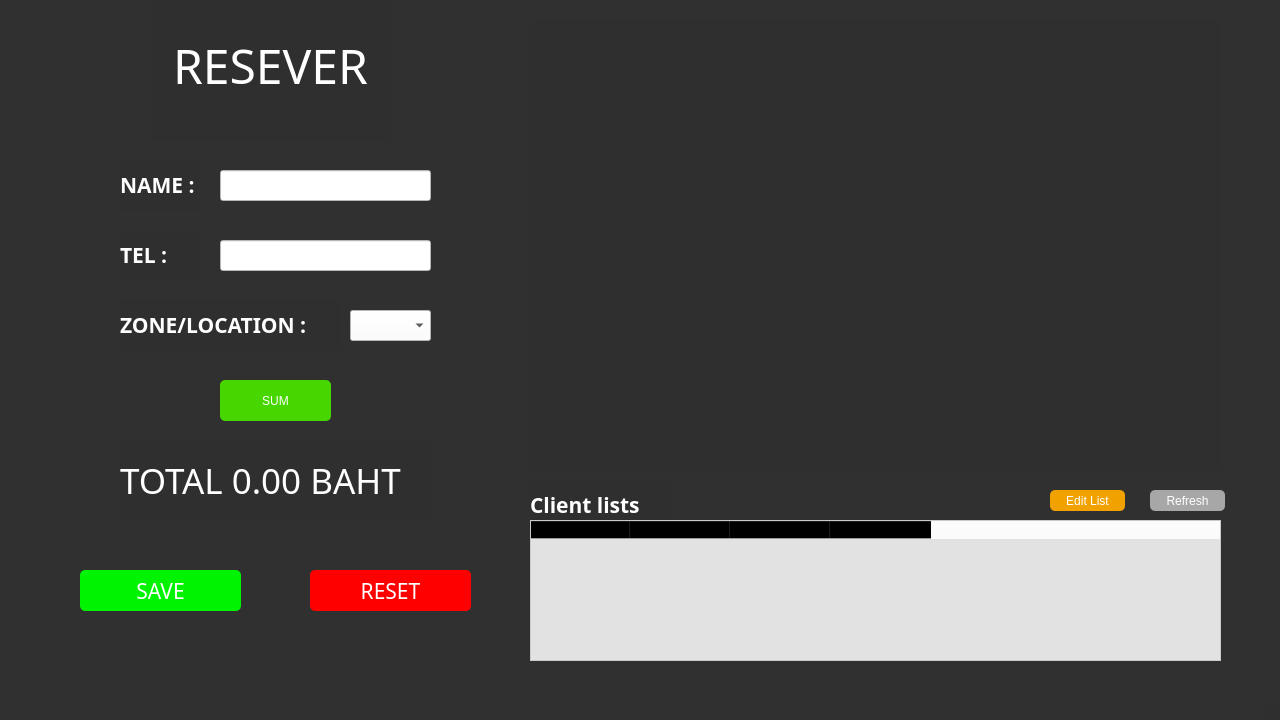
<?xml version="1.0" encoding="UTF-8"?>
<ui version="4.0">
 <class>resever</class>
 <widget class="QMainWindow" name="resever">
  <property name="windowModality">
   <enum>Qt::NonModal</enum>
  </property>
  <property name="geometry">
   <rect>
    <x>0</x>
    <y>0</y>
    <width>1280</width>
    <height>720</height>
   </rect>
  </property>
  <property name="windowTitle">
   <string>MainWindow</string>
  </property>
  <property name="styleSheet">
   <string notr="true">
background-color: rgba(47, 47, 47, 220);</string>
  </property>
  <property name="toolButtonStyle">
   <enum>Qt::ToolButtonTextUnderIcon</enum>
  </property>
  <property name="documentMode">
   <bool>false</bool>
  </property>
  <widget class="QWidget" name="centralwidget">
   <widget class="QLabel" name="RESEVER">
    <property name="geometry">
     <rect>
      <x>150</x>
      <y>-10</y>
      <width>241</width>
      <height>151</height>
     </rect>
    </property>
    <property name="font">
     <font>
      <family>Mali Medium</family>
      <pointsize>36</pointsize>
     </font>
    </property>
    <property name="styleSheet">
     <string notr="true">color: rgb(255, 255, 255);</string>
    </property>
    <property name="text">
     <string>&lt;html&gt;&lt;head/&gt;&lt;body&gt;&lt;p align=&quot;center&quot;&gt;RESEVER&lt;/p&gt;&lt;/body&gt;&lt;/html&gt;</string>
    </property>
   </widget>
   <widget class="QLabel" name="photo">
    <property name="geometry">
     <rect>
      <x>530</x>
      <y>20</y>
      <width>691</width>
      <height>451</height>
     </rect>
    </property>
    <property name="text">
     <string/>
    </property>
    <property name="pixmap">
     <pixmap>C:/Users/ASUS/OneDrive/เดสก์ท็อป/สไลด์1.PNG</pixmap>
    </property>
    <property name="scaledContents">
     <bool>true</bool>
    </property>
   </widget>
   <widget class="QLabel" name="nameTEXT">
    <property name="geometry">
     <rect>
      <x>120</x>
      <y>160</y>
      <width>81</width>
      <height>51</height>
     </rect>
    </property>
    <property name="font">
     <font>
      <family>Mali Medium</family>
      <pointsize>16</pointsize>
     </font>
    </property>
    <property name="styleSheet">
     <string notr="true">color: rgb(255, 255, 255);</string>
    </property>
    <property name="text">
     <string>&lt;html&gt;&lt;head/&gt;&lt;body&gt;&lt;p&gt;&lt;span style=&quot; font-weight:600;&quot;&gt;NAME : &lt;/span&gt;&lt;/p&gt;&lt;/body&gt;&lt;/html&gt;</string>
    </property>
   </widget>
   <widget class="QLineEdit" name="name">
    <property name="geometry">
     <rect>
      <x>220</x>
      <y>170</y>
      <width>211</width>
      <height>31</height>
     </rect>
    </property>
    <property name="sizePolicy">
     <sizepolicy hsizetype="Expanding" vsizetype="Fixed">
      <horstretch>0</horstretch>
      <verstretch>0</verstretch>
     </sizepolicy>
    </property>
    <property name="contextMenuPolicy">
     <enum>Qt::DefaultContextMenu</enum>
    </property>
    <property name="styleSheet">
     <string notr="true">background-color: rgb(255, 255, 255);</string>
    </property>
    <property name="text">
     <string/>
    </property>
    <property name="cursorMoveStyle">
     <enum>Qt::LogicalMoveStyle</enum>
    </property>
   </widget>
   <widget class="QLabel" name="teltext">
    <property name="geometry">
     <rect>
      <x>120</x>
      <y>230</y>
      <width>81</width>
      <height>51</height>
     </rect>
    </property>
    <property name="font">
     <font>
      <family>Mali Medium</family>
      <pointsize>16</pointsize>
     </font>
    </property>
    <property name="styleSheet">
     <string notr="true">color: rgb(255, 255, 255);</string>
    </property>
    <property name="text">
     <string>&lt;html&gt;&lt;head/&gt;&lt;body&gt;&lt;p&gt;&lt;span style=&quot; font-weight:600;&quot;&gt;TEL : &lt;/span&gt;&lt;/p&gt;&lt;/body&gt;&lt;/html&gt;</string>
    </property>
   </widget>
   <widget class="QLineEdit" name="tel">
    <property name="geometry">
     <rect>
      <x>220</x>
      <y>240</y>
      <width>211</width>
      <height>31</height>
     </rect>
    </property>
    <property name="styleSheet">
     <string notr="true">background-color: rgb(255, 255, 255);</string>
    </property>
   </widget>
   <widget class="QLabel" name="locationtext">
    <property name="geometry">
     <rect>
      <x>120</x>
      <y>300</y>
      <width>221</width>
      <height>51</height>
     </rect>
    </property>
    <property name="font">
     <font>
      <family>Mali Medium</family>
      <pointsize>16</pointsize>
     </font>
    </property>
    <property name="styleSheet">
     <string notr="true">color: rgb(255, 255, 255);</string>
    </property>
    <property name="text">
     <string>&lt;html&gt;&lt;head/&gt;&lt;body&gt;&lt;p&gt;&lt;span style=&quot; font-weight:600;&quot;&gt;ZONE/LOCATION : &lt;/span&gt;&lt;/p&gt;&lt;/body&gt;&lt;/html&gt;</string>
    </property>
   </widget>
   <widget class="QLabel" name="Clientlisttext">
    <property name="geometry">
     <rect>
      <x>530</x>
      <y>480</y>
      <width>141</width>
      <height>51</height>
     </rect>
    </property>
    <property name="font">
     <font>
      <family>Mali Medium</family>
      <pointsize>16</pointsize>
     </font>
    </property>
    <property name="styleSheet">
     <string notr="true">color: rgb(255, 255, 255);</string>
    </property>
    <property name="text">
     <string>&lt;html&gt;&lt;head/&gt;&lt;body&gt;&lt;p&gt;&lt;span style=&quot; font-weight:600;&quot;&gt;Client lists &lt;/span&gt;&lt;/p&gt;&lt;/body&gt;&lt;/html&gt;</string>
    </property>
   </widget>
   <widget class="QPushButton" name="editlist">
    <property name="geometry">
     <rect>
      <x>1050</x>
      <y>490</y>
      <width>75</width>
      <height>21</height>
     </rect>
    </property>
    <property name="styleSheet">
     <string notr="true">background-color: rgb(241, 161, 0);
font: 57 10pt &quot;Mali Medium&quot;;
color: rgb(255, 255, 255);
border-radius:5;</string>
    </property>
    <property name="text">
     <string>Edit List</string>
    </property>
   </widget>
   <widget class="QLabel" name="total">
    <property name="geometry">
     <rect>
      <x>120</x>
      <y>440</y>
      <width>311</width>
      <height>81</height>
     </rect>
    </property>
    <property name="font">
     <font>
      <family>Mali Medium</family>
      <pointsize>28</pointsize>
     </font>
    </property>
    <property name="styleSheet">
     <string notr="true">color: rgb(255, 255, 255);</string>
    </property>
    <property name="text">
     <string>&lt;html&gt;&lt;head/&gt;&lt;body&gt;&lt;p&gt;&lt;span style=&quot; font-size:26pt;&quot;&gt;TOTAL 0.00 BAHT&lt;/span&gt;&lt;/p&gt;&lt;/body&gt;&lt;/html&gt;</string>
    </property>
   </widget>
   <widget class="QPushButton" name="save">
    <property name="geometry">
     <rect>
      <x>80</x>
      <y>570</y>
      <width>161</width>
      <height>41</height>
     </rect>
    </property>
    <property name="font">
     <font>
      <family>Mali Medium</family>
      <pointsize>16</pointsize>
     </font>
    </property>
    <property name="styleSheet">
     <string notr="true">background-color: rgb(0, 243, 0);
color: rgb(255, 255, 255);
border-radius:5;</string>
    </property>
    <property name="text">
     <string>SAVE</string>
    </property>
   </widget>
   <widget class="QPushButton" name="reset">
    <property name="geometry">
     <rect>
      <x>310</x>
      <y>570</y>
      <width>161</width>
      <height>41</height>
     </rect>
    </property>
    <property name="font">
     <font>
      <family>Mali Medium</family>
      <pointsize>16</pointsize>
     </font>
    </property>
    <property name="styleSheet">
     <string notr="true">background-color: rgb(255, 0, 0);
color: rgb(255, 255, 255);
border-radius:5;</string>
    </property>
    <property name="text">
     <string>RESET</string>
    </property>
   </widget>
   <widget class="QComboBox" name="zone_2">
    <property name="geometry">
     <rect>
      <x>350</x>
      <y>310</y>
      <width>81</width>
      <height>31</height>
     </rect>
    </property>
    <property name="styleSheet">
     <string notr="true">background-color: rgb(255, 255, 255);</string>
    </property>
    <property name="frame">
     <bool>true</bool>
    </property>
    <item>
     <property name="text">
      <string/>
     </property>
    </item>
    <item>
     <property name="text">
      <string>A1 / 500</string>
     </property>
    </item>
    <item>
     <property name="text">
      <string>A2 / 500</string>
     </property>
    </item>
    <item>
     <property name="text">
      <string>A3 / 500</string>
     </property>
    </item>
    <item>
     <property name="text">
      <string>A4 / 500</string>
     </property>
    </item>
    <item>
     <property name="text">
      <string>A5 / 500</string>
     </property>
    </item>
    <item>
     <property name="text">
      <string>A6 / 500</string>
     </property>
    </item>
    <item>
     <property name="text">
      <string>A7 / 500</string>
     </property>
    </item>
    <item>
     <property name="text">
      <string>A8 / 500</string>
     </property>
    </item>
    <item>
     <property name="text">
      <string>A9 / 500</string>
     </property>
    </item>
    <item>
     <property name="text">
      <string>A10 / 500</string>
     </property>
    </item>
    <item>
     <property name="text">
      <string>A11 / 500</string>
     </property>
    </item>
    <item>
     <property name="text">
      <string>A12 / 500</string>
     </property>
    </item>
    <item>
     <property name="text">
      <string>A13 / 500</string>
     </property>
    </item>
    <item>
     <property name="text">
      <string>A14 / 500</string>
     </property>
    </item>
    <item>
     <property name="text">
      <string>A15 / 500</string>
     </property>
    </item>
    <item>
     <property name="text">
      <string>A16 / 500</string>
     </property>
    </item>
    <item>
     <property name="text">
      <string>B1 / 400</string>
     </property>
    </item>
    <item>
     <property name="text">
      <string>B2 / 400</string>
     </property>
    </item>
    <item>
     <property name="text">
      <string>B3 / 400</string>
     </property>
    </item>
    <item>
     <property name="text">
      <string>B4 / 400</string>
     </property>
    </item>
    <item>
     <property name="text">
      <string>B5 / 400</string>
     </property>
    </item>
    <item>
     <property name="text">
      <string>B6 / 400</string>
     </property>
    </item>
    <item>
     <property name="text">
      <string>B7 / 400</string>
     </property>
    </item>
    <item>
     <property name="text">
      <string>B8 / 400</string>
     </property>
    </item>
    <item>
     <property name="text">
      <string>B9 / 400</string>
     </property>
    </item>
    <item>
     <property name="text">
      <string>B10 / 400</string>
     </property>
    </item>
    <item>
     <property name="text">
      <string>B11 / 400</string>
     </property>
    </item>
    <item>
     <property name="text">
      <string>B12 / 400</string>
     </property>
    </item>
    <item>
     <property name="text">
      <string>B13 / 400</string>
     </property>
    </item>
    <item>
     <property name="text">
      <string>B14 / 400</string>
     </property>
    </item>
    <item>
     <property name="text">
      <string>B15 / 400</string>
     </property>
    </item>
    <item>
     <property name="text">
      <string>C1 / 400</string>
     </property>
    </item>
    <item>
     <property name="text">
      <string>C2 / 400</string>
     </property>
    </item>
    <item>
     <property name="text">
      <string>C3 / 400</string>
     </property>
    </item>
    <item>
     <property name="text">
      <string>C4 / 400</string>
     </property>
    </item>
    <item>
     <property name="text">
      <string>C5 / 400</string>
     </property>
    </item>
    <item>
     <property name="text">
      <string>C6 / 400</string>
     </property>
    </item>
    <item>
     <property name="text">
      <string>C7 / 400</string>
     </property>
    </item>
    <item>
     <property name="text">
      <string>C8 / 400</string>
     </property>
    </item>
    <item>
     <property name="text">
      <string>C9 / 400</string>
     </property>
    </item>
    <item>
     <property name="text">
      <string>C10 / 400</string>
     </property>
    </item>
    <item>
     <property name="text">
      <string>C11 / 400</string>
     </property>
    </item>
    <item>
     <property name="text">
      <string>C12 / 400</string>
     </property>
    </item>
    <item>
     <property name="text">
      <string>C13 / 400</string>
     </property>
    </item>
    <item>
     <property name="text">
      <string>C14 / 400</string>
     </property>
    </item>
    <item>
     <property name="text">
      <string>C15 / 400</string>
     </property>
    </item>
    <item>
     <property name="text">
      <string>D1 / 300</string>
     </property>
    </item>
    <item>
     <property name="text">
      <string>D2 / 300</string>
     </property>
    </item>
    <item>
     <property name="text">
      <string>D3 / 300</string>
     </property>
    </item>
    <item>
     <property name="text">
      <string>D4 / 300</string>
     </property>
    </item>
    <item>
     <property name="text">
      <string>D5 / 300</string>
     </property>
    </item>
    <item>
     <property name="text">
      <string>D6 / 300</string>
     </property>
    </item>
    <item>
     <property name="text">
      <string>D7 / 300</string>
     </property>
    </item>
    <item>
     <property name="text">
      <string>D8 / 300</string>
     </property>
    </item>
    <item>
     <property name="text">
      <string>D9 / 300</string>
     </property>
    </item>
    <item>
     <property name="text">
      <string>D10 / 300</string>
     </property>
    </item>
    <item>
     <property name="text">
      <string>D11 / 300</string>
     </property>
    </item>
    <item>
     <property name="text">
      <string>D12 / 300</string>
     </property>
    </item>
    <item>
     <property name="text">
      <string>D13 / 300</string>
     </property>
    </item>
    <item>
     <property name="text">
      <string>D14 / 300</string>
     </property>
    </item>
    <item>
     <property name="text">
      <string>D15 / 300</string>
     </property>
    </item>
    <item>
     <property name="text">
      <string>D16 / 300</string>
     </property>
    </item>
    <item>
     <property name="text">
      <string>D17 / 300</string>
     </property>
    </item>
    <item>
     <property name="text">
      <string>D18 / 300</string>
     </property>
    </item>
    <item>
     <property name="text">
      <string>D19 / 300</string>
     </property>
    </item>
    <item>
     <property name="text">
      <string>D20 / 300</string>
     </property>
    </item>
    <item>
     <property name="text">
      <string>D21 / 300</string>
     </property>
    </item>
    <item>
     <property name="text">
      <string>D22 / 300</string>
     </property>
    </item>
    <item>
     <property name="text">
      <string>D23 / 300</string>
     </property>
    </item>
    <item>
     <property name="text">
      <string>D24 / 300</string>
     </property>
    </item>
   </widget>
   <widget class="QTableWidget" name="tableWidget">
    <property name="geometry">
     <rect>
      <x>530</x>
      <y>520</y>
      <width>691</width>
      <height>141</height>
     </rect>
    </property>
    <property name="styleSheet">
     <string notr="true">background-color: rgba(255, 255, 255, 220);</string>
    </property>
    <property name="showGrid">
     <bool>true</bool>
    </property>
    <property name="rowCount">
     <number>0</number>
    </property>
    <attribute name="horizontalHeaderMinimumSectionSize">
     <number>39</number>
    </attribute>
    <attribute name="verticalHeaderDefaultSectionSize">
     <number>40</number>
    </attribute>
    <attribute name="verticalHeaderMinimumSectionSize">
     <number>30</number>
    </attribute>
    <column>
     <property name="text">
      <string>ID</string>
     </property>
    </column>
    <column>
     <property name="text">
      <string>name</string>
     </property>
    </column>
    <column>
     <property name="text">
      <string>tel</string>
     </property>
    </column>
    <column>
     <property name="text">
      <string>zone</string>
     </property>
    </column>
   </widget>
   <widget class="QPushButton" name="pushButton">
    <property name="geometry">
     <rect>
      <x>220</x>
      <y>380</y>
      <width>111</width>
      <height>41</height>
     </rect>
    </property>
    <property name="styleSheet">
     <string notr="true">background-color: rgb(71, 214, 0);
color: rgb(255, 255, 255);
font: 8pt &quot;MS Shell Dlg 2&quot;;
font: 57 16pt &quot;Mali Medium&quot;;
border-radius:5;</string>
    </property>
    <property name="text">
     <string>SUM</string>
    </property>
   </widget>
   <widget class="QPushButton" name="editlist_2">
    <property name="geometry">
     <rect>
      <x>1150</x>
      <y>490</y>
      <width>75</width>
      <height>21</height>
     </rect>
    </property>
    <property name="styleSheet">
     <string notr="true">background-color: rgb(167, 167, 167);
font: 57 10pt &quot;Mali Medium&quot;;
color: rgb(255, 255, 255);
border-radius:5;</string>
    </property>
    <property name="text">
     <string>Refresh</string>
    </property>
   </widget>
   <zorder>Clientlisttext</zorder>
   <zorder>RESEVER</zorder>
   <zorder>photo</zorder>
   <zorder>nameTEXT</zorder>
   <zorder>name</zorder>
   <zorder>teltext</zorder>
   <zorder>tel</zorder>
   <zorder>locationtext</zorder>
   <zorder>editlist</zorder>
   <zorder>total</zorder>
   <zorder>save</zorder>
   <zorder>reset</zorder>
   <zorder>zone_2</zorder>
   <zorder>tableWidget</zorder>
   <zorder>pushButton</zorder>
   <zorder>editlist_2</zorder>
  </widget>
  <widget class="QMenuBar" name="menubar">
   <property name="geometry">
    <rect>
     <x>0</x>
     <y>0</y>
     <width>1280</width>
     <height>21</height>
    </rect>
   </property>
  </widget>
  <widget class="QStatusBar" name="statusbar"/>
 </widget>
 <resources/>
 <connections/>
</ui>
